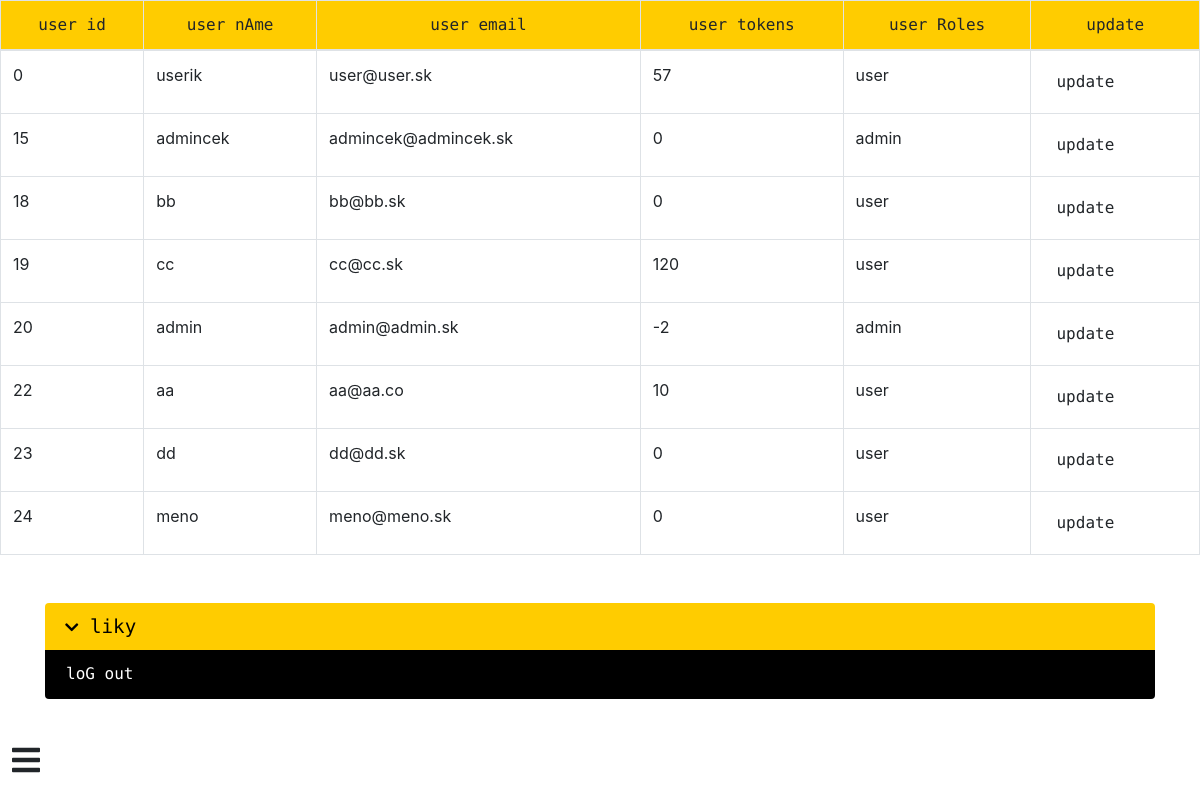
The app's page /admin.php with its own data.
### tables this page shows
CREATE TABLE `users` (
  `user_id` int(11) NOT NULL,
  `user_name` varchar(20) NOT NULL,
  `user_email` varchar(255) NOT NULL,
  `user_pass` varchar(255) NOT NULL,
  `user_desc` varchar(200) NOT NULL,
  `image` varchar(50) NOT NULL,
  `created_at` timestamp NOT NULL DEFAULT CURRENT_TIMESTAMP ON UPDATE CURRENT_TIMESTAMP,
  `user_street` varchar(30) NOT NULL,
  `user_city` varchar(30) NOT NULL,
  `user_zip` varchar(10) NOT NULL,
  `user_tokens` int(11) NOT NULL,
  `user_roles` varchar(5) NOT NULL
);

### admin.php (the view, shortened to what this page needs)
<?php
include_once 'config.php';
$result = mysqli_query($connect, "SELECT * FROM users");
?>
<!DOCTYPE html>
<html>
<head>
    <link rel="stylesheet" type="text/css" href="css/reset.css">
    <link rel="stylesheet" type="text/css" href="css/admin.css">
    <link rel="stylesheet" href="https://stackpath.bootstrapcdn.com/bootstrap/4.3.1/css/bootstrap.min.css">
    <link rel="stylesheet" href="https://use.fontawesome.com/releases/v5.7.2/css/all.css">
    <link rel="stylesheet" href="style.css">
</head>
<body>
    <div class="container-fluid">
        <table class="table table-bordered">
            <thead class="thead font">
                <tr>
                    <th scope="col">user id</th>
                    <th scope="col">user nAme</th>
                    <th scope="col">user email</th>
                    <th scope="col">user tokens</th>
                    <th scope="col">user Roles</th>
                    <th scope="col">update</th>
                </tr>
            </thead>
            <tbody>
                <?php
                $i = 0;
                while ($row = mysqli_fetch_array($result)) {
                    if ($i % 2 == 0)
                        $classname = "even";
                    else
                        $classname = "odd";
                ?>
                    <tr class="<?php if (isset($classname)) echo $classname; ?>">
                        <td><?php echo $row["user_id"]; ?></td>
                        <td><?php echo $row["user_name"]; ?></td>
                        <td><?php echo $row["user_email"]; ?></td>
                        <td><?php echo $row["user_tokens"]; ?></td>
                        <td><?php echo $row["user_roles"]; ?></td>
                        <td><a href="adminUpdate.php?user_id=<?php echo $row["user_id"]; ?>" class="btn font">update</a></td>
                    </tr>
                <?php
                    $i++;
                }
                ?>
            </tbody>
        </table>
    </div>
    <?php require_once("pcs/link_menu/linkMenu.php") ?>
    <?php require_once 'pcs/nav/nav.php' ?>
</body>
</html>

### css/admin.css (style rules this page uses)
.font { font-family: 'Major Mono Display', monospace; }
.container-fluid { padding: 0 !important; }
.thead { background-color: #ffcc00; text-align: center; }
a { text-decoration: none !important; }

### css/style.css (style rules this page uses)
.font { font-family: 'Major Mono Display', monospace; }
a { text-decoration: none !important; }

### records on screen
users: user_id "0", user_name "userik", user_email "user@user.sk", user_tokens "57", user_roles "user"
users: user_id "15", user_name "admincek", user_email "admincek@admincek.sk", user_tokens "0", user_roles "admin"
users: user_id "18", user_name "bb", user_email "bb@bb.sk", user_tokens "0", user_roles "user"
users: user_id "19", user_name "cc", user_email "cc@cc.sk", user_tokens "120", user_roles "user"
users: user_id "20", user_name "admin", user_email "admin@admin.sk", user_tokens "-2", user_roles "admin"
users: user_id "22", user_name "aa", user_email "aa@aa.co", user_tokens "10", user_roles "user"
users: user_id "23", user_name "dd", user_email "dd@dd.sk", user_tokens "0", user_roles "user"
users: user_id "24", user_name "meno", user_email "meno@meno.sk", user_tokens "0", user_roles "user"
